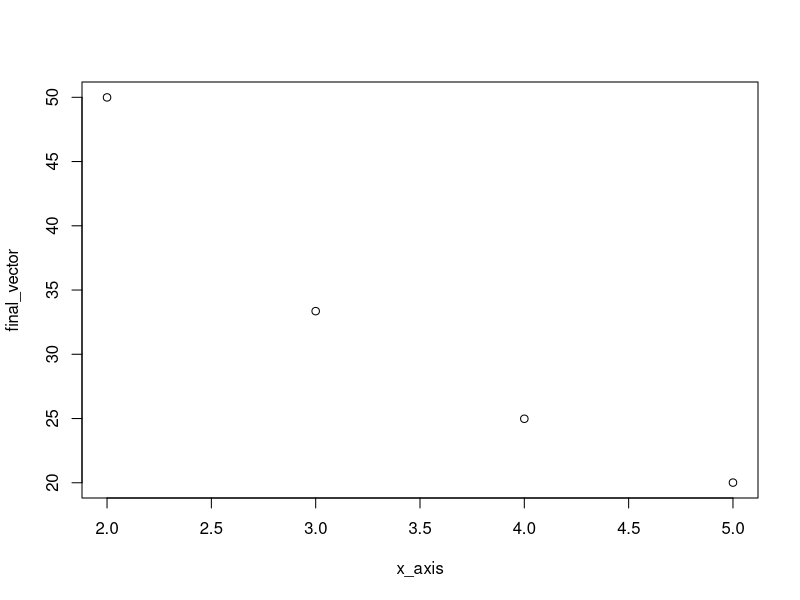

This chart was generated by the following R code: (Note: this script raises an error after producing the figure.)
#Queestin 1
x_axis<-c(2,3,4,5)
final_vector<-c()
for(k in 2 :5){
  final_result<-0
  for(x in 1:200){
    result <- 0
    for ( i in 1:10000){
      y_rexp <- rexp(k, rate = 1/24000) 
      T1 <- y_rexp[1]
      T<-T1
      for(i in 2:k)
      {
        T= T+y_rexp[i]
      }
      P<- (T1/T) * 100
      result= result+ P
    }
    result_p<-result/10000
    final_result= final_result + result_p
  }
   final_result<- final_result/200
   final_vector<-append(final_vector,final_result)
}
# the final_vector along Y axis is % 
final_vector
plot(x_axis,final_vector)

 #Question 2 
final_result<-0
for(m in 1:200){
  result<-0
  largest_p<-0
  largest_sd
  for(i in 1 : 10000){
    var<-i/1000
    sd<-sqrt(var)
    p<-pnorm(2,0,sd)-pnorm(1,0,sd)
    if(p>largest_p){
      largest_p <- p
      largest_sd <- sd
    }
  }
  largest_variance<-largest_sd^2
  final_result=final_result+largest_variance 
}
value<-final_result/200
value
largest_p


    